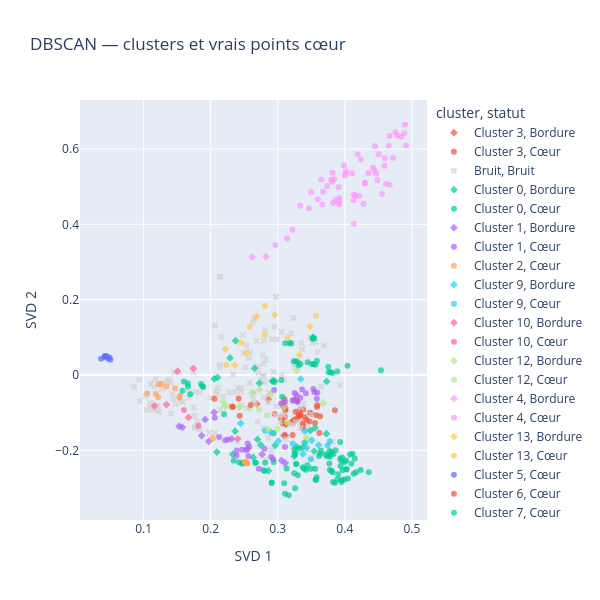

The notebook cell saved with this chart:
### Code cell
labels = resultats_finalistes["unigrammes"]["labels"]
coordonnees = projection_2d.fit_transform(matrice_tfidf_unigrammes)
visualisation = pd.DataFrame({
    "SVD 1": coordonnees[:, 0],
    "SVD 2": coordonnees[:, 1],
    "id": ids["id"].to_numpy(),
    "cluster": [
        "Bruit" if label == -1 else f"Cluster {label}"
        for label in labels
    ]
})
coeurs = np.zeros(len(labels), dtype=bool)
coeurs[dbscan_candidat.core_sample_indices_] = True

visualisation["statut"] = np.where(
    labels == -1,
    "Bruit",
    np.where(coeurs, "Cœur", "Bordure")
)

fig = px.scatter(
    visualisation,
    x="SVD 1",
    y="SVD 2",
    color="cluster",
    symbol="statut",
    symbol_map={"Cœur": "circle", "Bordure": "diamond", "Bruit": "x"},
    color_discrete_map={"Bruit": "lightgray"},
    hover_data=["id", "statut"],
    opacity=0.7,
    title="DBSCAN — clusters et vrais points cœur",
    height=600,
    width=600
)

fig.show()

### Figure 1 — Plotly figure (JSON) as saved in the notebook; plotly's stock layout.template omitted (floating-point values rounded to 4 significant figures; data arrays with more than 128 entries replaced by an {"elided": "..."} marker saying what was removed)
{"data": [{"customdata": [[1, "Bordure"], [106, "Bordure"], [117, "Bordure"], [196, "Bordure"], [263, "Bordure"], [264, "Bordure"], [378, "Bordure"], [477, "Bordure"], [494, "Bordure"], [495, "Bordure"]], "hovertemplate": "cluster=Cluster 3<br>statut=%{customdata[1]}<br>SVD 1=%{x}<br>SVD 2=%{y}<br>id=%{customdata[0]}<extra></extra>", "legendgroup": "Cluster 3, Bordure", "marker": {"color": "#EF553B", "opacity": 0.7, "symbol": "diamond"}, "mode": "markers", "name": "Cluster 3, Bordure", "orientation": "v", "showlegend": true, "type": "scatter", "x": [0.2689, 0.3239, 0.3248, 0.3202, 0.3113, 0.2859, 0.3094, 0.3123, 0.3314, 0.3088], "xaxis": "x", "y": [-0.07679, -0.1197, -0.1236, -0.1259, -0.1605, -0.0658, -0.1606, -0.1313, -0.111, -0.08513], "yaxis": "y"}, {"customdata": [[18, "Cœur"], [19, "Cœur"], [20, "Cœur"], [21, "Cœur"], [22, "Cœur"], [23, "Cœur"], [24, "Cœur"], [25, "Cœur"], [60, "Cœur"], [61, "Cœur"], [105, "Cœur"], [171, "Cœur"], [172, "Cœur"], [173, "Cœur"], [174, "Cœur"], [175, "Cœur"], [176, "Cœur"], [245, "Cœur"], [277, "Cœur"], [340, "Cœur"], [341, "Cœur"], [348, "Cœur"], [359, "Cœur"], [360, "Cœur"], [413, "Cœur"], [440, "Cœur"], [441, "Cœur"], [442, "Cœur"], [443, "Cœur"], [446, "Cœur"], [487, "Cœur"], [488, "Cœur"], [496, "Cœur"], [497, "Cœur"]], "hovertemplate": "cluster=Cluster 3<br>statut=%{customdata[1]}<br>SVD 1=%{x}<br>SVD 2=%{y}<br>id=%{customdata[0]}<extra></extra>", "legendgroup": "Cluster 3, Cœur", "marker": {"color": "#EF553B", "opacity": 0.7, "symbol": "circle"}, "mode": "markers", "name": "Cluster 3, Cœur", "orientation": "v", "showlegend": true, "type": "scatter", "x": [0.3621, 0.2955, 0.3504, 0.3585, 0.3331, 0.3315, 0.3481, 0.3369, 0.31, 0.3104, 0.3221, 0.3556, 0.3853, 0.3115, 0.3332, 0.3471, 0.3078, 0.3262, 0.3372, 0.3592, 0.3433, 0.329, 0.3339, 0.3381, 0.3081, 0.307, 0.3266, 0.3046, 0.3114, 0.3384, 0.3632, 0.3281, 0.3402, 0.3573], "xaxis": "x", "y": [-0.1543, -0.1035, -0.1037, -0.08532, -0.09321, -0.1056, -0.1004, -0.1407, -0.06449, -0.1107, -0.1595, -0.1276, -0.09376, -0.0944, -0.1073, -0.1235, -0.129, -0.06508, -0.128, -0.0804, -0.1196, -0.06976, -0.105, -0.09146, -0.07473, -0.1181, -0.09751, -0.1126, -0.08828, -0.1352, -0.1097, -0.1169, -0.1121, -0.1069], "yaxis": "y"}, {"customdata": {"elided": "136x2 mixed values"}, "hovertemplate": "cluster=Bruit<br>statut=%{customdata[1]}<br>SVD 1=%{x}<br>SVD 2=%{y}<br>id=%{customdata[0]}<extra></extra>", "legendgroup": "Bruit, Bruit", "marker": {"color": "lightgray", "opacity": 0.7, "symbol": "x"}, "mode": "markers", "name": "Bruit, Bruit", "orientation": "v", "showlegend": true, "type": "scatter", "x": {"elided": "136 float values"}, "xaxis": "x", "y": {"elided": "136 float values"}, "yaxis": "y"}, {"customdata": [[27, "Bordure"], [28, "Bordure"], [33, "Bordure"], [43, "Bordure"], [44, "Bordure"], [52, "Bordure"], [86, "Bordure"], [127, "Bordure"], [147, "Bordure"], [157, "Bordure"], [190, "Bordure"], [191, "Bordure"], [194, "Bordure"], [208, "Bordure"], [229, "Bordure"], [235, "Bordure"], [259, "Bordure"], [280, "Bordure"], [282, "Bordure"], [284, "Bordure"], [287, "Bordure"], [304, "Bordure"], [307, "Bordure"], [314, "Bordure"], [405, "Bordure"], [444, "Bordure"], [452, "Bordure"], [458, "Bordure"], [469, "Bordure"]], "hovertemplate": "cluster=Cluster 0<br>statut=%{customdata[1]}<br>SVD 1=%{x}<br>SVD 2=%{y}<br>id=%{customdata[0]}<extra></extra>", "legendgroup": "Cluster 0, Bordure", "marker": {"color": "#00cc96", "opacity": 0.7, "symbol": "diamond"}, "mode": "markers", "name": "Cluster 0, Bordure", "orientation": "v", "showlegend": true, "type": "scatter", "x": [0.2938, 0.2918, 0.2863, 0.3371, 0.2961, 0.3543, 0.233, 0.3528, 0.3405, 0.3259, 0.2725, 0.2372, 0.2053, 0.3784, 0.3728, 0.2655, 0.3557, 0.2746, 0.2092, 0.3487, 0.3726, 0.2364, 0.2288, 0.2103, 0.2635, 0.3284, 0.2957, 0.2698, 0.3247], "xaxis": "x", "y": [-0.01598, -0.01591, -0.254, -0.1921, -0.1872, -0.2022, -0.2104, 0.1008, -0.1786, -0.2068, -0.02215, 0.09085, -0.009936, -0.2126, -0.01698, 0.01793, -0.1404, -0.1859, -0.2048, -0.1476, -0.1557, -0.1491, 0.04523, -0.006391, -0.219, -0.191, -0.01734, -0.171, -0.2157], "yaxis": "y"}, {"customdata": {"elided": "99x2 mixed values"}, "hovertemplate": "cluster=Cluster 0<br>statut=%{customdata[1]}<br>SVD 1=%{x}<br>SVD 2=%{y}<br>id=%{customdata[0]}<extra></extra>", "legendgroup": "Cluster 0, Cœur", "marker": {"color": "#00cc96", "opacity": 0.7, "symbol": "circle"}, "mode": "markers", "name": "Cluster 0, Cœur", "orientation": "v", "showlegend": true, "type": "scatter", "x": [0.3995, 0.3853, 0.4024, 0.4357, 0.3771, 0.3951, 0.3535, 0.4538, 0.2467, 0.3267, 0.3996, 0.3299, 0.2807, 0.3442, 0.3802, 0.2669, 0.3176, 0.3111, 0.3541, 0.3969, 0.3761, 0.3814, 0.4135, 0.3108, 0.3559, 0.3901, 0.3616, 0.2342, 0.3891, 0.3338, 0.3644, 0.3774, 0.3067, 0.2789, 0.3247, 0.3632, 0.4169, 0.3277, 0.3097, 0.3803, 0.4148, 0.4025, 0.3776, 0.383, 0.3864, 0.4046, 0.2939, 0.3388, 0.3566, 0.291, 0.3165, 0.3372, 0.2813, 0.331, 0.395, 0.3888, 0.373, 0.3961, 0.3824, 0.3753, 0.291, 0.4079, 0.4114, 0.393, 0.3938, 0.4236, 0.3788, 0.2669, 0.2479, 0.3817, 0.3275, 0.3246, 0.3258, 0.3259, 0.3422, 0.3568, 0.3198, 0.3527, 0.3521, 0.3582, 0.3133, 0.2938, 0.3316, 0.3955, 0.3931, 0.3054, 0.3769, 0.3508, 0.356, 0.2422, 0.3715, 0.324, 0.3292, 0.3445, 0.4021, 0.4098, 0.3496, 0.3583, 0.404], "xaxis": "x", "y": [-0.2778, -0.2859, -0.2512, -0.2585, -0.2015, -0.2286, 0.02887, 0.01253, -0.236, 0.03624, -0.2307, -0.2663, -0.2547, -0.2399, -0.2539, -0.233, 0.08521, 0.08417, 0.09776, -0.2526, 0.007096, 0.005191, -0.2619, -0.3154, -0.2493, -0.2633, -0.2149, -0.2278, -0.2766, 0.02961, -0.2006, -0.2171, -0.05746, -0.2528, -0.2608, -0.209, -0.2583, -0.2364, -0.2875, -0.2048, -0.2217, -0.2496, -0.2523, -0.2096, -0.1995, -0.2746, -0.1544, -0.2483, -0.2782, -0.2858, -0.3193, -0.245, -0.2332, 0.02539, -0.2844, 0.009496, -0.2159, -0.2192, -0.2842, 0.02109, -0.2858, -0.2114, -0.2091, -0.2224, -0.2419, -0.2523, 0.00701, -0.233, -0.2336, -0.2583, -0.2366, -0.1972, -0.301, -0.2102, -0.2514, -0.2782, 0.0837, 0.09623, 0.09692, -0.2716, -0.2484, -0.2309, -0.1953, -0.2781, -0.1777, -0.01357, -0.2353, 0.02896, 0.02708, -0.2314, -0.2104, 0.03633, 0.03446, 0.03383, -0.2267, -0.2354, -0.2488, 0.03762, 0.02464], "yaxis": "y"}, {"customdata": [[42, "Bordure"], [53, "Bordure"], [54, "Bordure"], [55, "Bordure"], [83, "Bordure"], [93, "Bordure"], [131, "Bordure"], [421, "Bordure"], [431, "Bordure"], [472, "Bordure"]], "hovertemplate": "cluster=Cluster 1<br>statut=%{customdata[1]}<br>SVD 1=%{x}<br>SVD 2=%{y}<br>id=%{customdata[0]}<extra></extra>", "legendgroup": "Cluster 1, Bordure", "marker": {"color": "#ab63fa", "opacity": 0.7, "symbol": "diamond"}, "mode": "markers", "name": "Cluster 1, Bordure", "orientation": "v", "showlegend": true, "type": "scatter", "x": [0.1578, 0.2766, 0.2051, 0.3112, 0.1971, 0.2312, 0.1865, 0.1529, 0.1917, 0.3057], "xaxis": "x", "y": [-0.1389, -0.2107, -0.09947, -0.2334, -0.1761, -0.1695, -0.1608, -0.1361, -0.118, -0.2269], "yaxis": "y"}, {"customdata": [[7, "Cœur"], [31, "Cœur"], [84, "Cœur"], [94, "Cœur"], [104, "Cœur"], [354, "Cœur"], [368, "Cœur"], [389, "Cœur"], [393, "Cœur"], [394, "Cœur"], [403, "Cœur"], [430, "Cœur"], [436, "Cœur"], [437, "Cœur"], [456, "Cœur"], [464, "Cœur"], [486, "Cœur"]], "hovertemplate": "cluster=Cluster 1<br>statut=%{customdata[1]}<br>SVD 1=%{x}<br>SVD 2=%{y}<br>id=%{customdata[0]}<extra></extra>", "legendgroup": "Cluster 1, Cœur", "marker": {"color": "#ab63fa", "opacity": 0.7, "symbol": "circle"}, "mode": "markers", "name": "Cluster 1, Cœur", "orientation": "v", "showlegend": true, "type": "scatter", "x": [0.3108, 0.2527, 0.2387, 0.2126, 0.2551, 0.2932, 0.2469, 0.2561, 0.2575, 0.2385, 0.2719, 0.206, 0.2548, 0.2902, 0.2257, 0.2802, 0.2218], "xaxis": "x", "y": [-0.1914, -0.1991, -0.2004, -0.1644, -0.1817, -0.2235, -0.1988, -0.215, -0.1903, -0.2135, -0.2487, -0.1132, -0.1968, -0.218, -0.1712, -0.1956, -0.173], "yaxis": "y"}, {"customdata": [[8, "Cœur"], [219, "Cœur"], [220, "Cœur"], [240, "Cœur"], [254, "Cœur"], [255, "Cœur"], [261, "Cœur"], [262, "Cœur"], [291, "Cœur"]], "hovertemplate": "cluster=Cluster 2<br>statut=%{customdata[1]}<br>SVD 1=%{x}<br>SVD 2=%{y}<br>id=%{customdata[0]}<extra></extra>", "legendgroup": "Cluster 2, Cœur", "marker": {"color": "#FFA15A", "opacity": 0.7, "symbol": "circle"}, "mode": "markers", "name": "Cluster 2, Cœur", "orientation": "v", "showlegend": true, "type": "scatter", "x": [0.1267, 0.1053, 0.118, 0.1539, 0.1533, 0.1217, 0.1471, 0.1342, 0.1223], "xaxis": "x", "y": [-0.02316, -0.04916, -0.05018, -0.05533, -0.06027, -0.05889, -0.03502, -0.03036, -0.02529], "yaxis": "y"}, {"customdata": [[12, "Bordure"], [30, "Bordure"], [46, "Bordure"], [100, "Bordure"], [395, "Bordure"], [408, "Bordure"], [465, "Bordure"], [466, "Bordure"]], "hovertemplate": "cluster=Cluster 9<br>statut=%{customdata[1]}<br>SVD 1=%{x}<br>SVD 2=%{y}<br>id=%{customdata[0]}<extra></extra>", "legendgroup": "Cluster 9, Bordure", "marker": {"color": "#19d3f3", "opacity": 0.7, "symbol": "diamond"}, "mode": "markers", "name": "Cluster 9, Bordure", "orientation": "v", "showlegend": true, "type": "scatter", "x": [0.3375, 0.3344, 0.3431, 0.3508, 0.361, 0.3009, 0.2447, 0.2895], "xaxis": "x", "y": [-0.2099, -0.01067, -0.1932, -0.1732, -0.186, -0.1754, -0.1283, -0.151], "yaxis": "y"}, {"customdata": [[92, "Cœur"], [146, "Cœur"], [312, "Cœur"], [325, "Cœur"], [402, "Cœur"], [428, "Cœur"]], "hovertemplate": "cluster=Cluster 9<br>statut=%{customdata[1]}<br>SVD 1=%{x}<br>SVD 2=%{y}<br>id=%{customdata[0]}<extra></extra>", "legendgroup": "Cluster 9, Cœur", "marker": {"color": "#19d3f3", "opacity": 0.7, "symbol": "circle"}, "mode": "markers", "name": "Cluster 9, Cœur", "orientation": "v", "showlegend": true, "type": "scatter", "x": [0.3776, 0.3744, 0.3225, 0.3404, 0.3492, 0.2811], "xaxis": "x", "y": [-0.176, -0.1873, -0.1827, -0.1491, -0.224, -0.1477], "yaxis": "y"}, {"customdata": [[13, "Bordure"], [74, "Bordure"], [149, "Bordure"], [344, "Bordure"], [425, "Bordure"], [449, "Bordure"]], "hovertemplate": "cluster=Cluster 10<br>statut=%{customdata[1]}<br>SVD 1=%{x}<br>SVD 2=%{y}<br>id=%{customdata[0]}<extra></extra>", "legendgroup": "Cluster 10, Bordure", "marker": {"color": "#FF6692", "opacity": 0.7, "symbol": "diamond"}, "mode": "markers", "name": "Cluster 10, Bordure", "orientation": "v", "showlegend": true, "type": "scatter", "x": [0.2404, 0.1742, 0.1341, 0.1161, 0.167, 0.1506], "xaxis": "x", "y": [-0.1696, 0.01746, -0.07862, -0.08171, -0.1126, 0.009971], "yaxis": "y"}, {"customdata": [[135, "Cœur"], [479, "Cœur"]], "hovertemplate": "cluster=Cluster 10<br>statut=%{customdata[1]}<br>SVD 1=%{x}<br>SVD 2=%{y}<br>id=%{customdata[0]}<extra></extra>", "legendgroup": "Cluster 10, Cœur", "marker": {"color": "#FF6692", "opacity": 0.7, "symbol": "circle"}, "mode": "markers", "name": "Cluster 10, Cœur", "orientation": "v", "showlegend": true, "type": "scatter", "x": [0.1816, 0.1601], "xaxis": "x", "y": [-0.1349, -0.09279], "yaxis": "y"}, {"customdata": [[14, "Bordure"], [66, "Bordure"], [180, "Bordure"], [279, "Bordure"], [321, "Bordure"], [374, "Bordure"], [459, "Bordure"], [474, "Bordure"], [475, "Bordure"]], "hovertemplate": "cluster=Cluster 12<br>statut=%{customdata[1]}<br>SVD 1=%{x}<br>SVD 2=%{y}<br>id=%{customdata[0]}<extra></extra>", "legendgroup": "Cluster 12, Bordure", "marker": {"color": "#B6E880", "opacity": 0.7, "symbol": "diamond"}, "mode": "markers", "name": "Cluster 12, Bordure", "orientation": "v", "showlegend": true, "type": "scatter", "x": [0.2185, 0.29, 0.3679, 0.3284, 0.3093, 0.2427, 0.2213, 0.2733, 0.2623], "xaxis": "x", "y": [-0.07185, -0.05205, -0.0744, 0.01119, -0.08589, -0.08511, -0.08324, -0.03938, -0.04629], "yaxis": "y"}, {"customdata": [[160, "Cœur"], [161, "Cœur"], [166, "Cœur"], [230, "Cœur"], [309, "Cœur"], [460, "Cœur"], [461, "Cœur"]], "hovertemplate": "cluster=Cluster 12<br>statut=%{customdata[1]}<br>SVD 1=%{x}<br>SVD 2=%{y}<br>id=%{customdata[0]}<extra></extra>", "legendgroup": "Cluster 12, Cœur", "marker": {"color": "#B6E880", "opacity": 0.7, "symbol": "circle"}, "mode": "markers", "name": "Cluster 12, Cœur", "orientation": "v", "showlegend": true, "type": "scatter", "x": [0.2996, 0.3424, 0.2855, 0.2577, 0.314, 0.284, 0.2723], "xaxis": "x", "y": [-0.143, -0.1659, -0.1442, -0.08764, -0.1255, -0.1076, -0.09196], "yaxis": "y"}, {"customdata": [[152, "Bordure"], [377, "Bordure"]], "hovertemplate": "cluster=Cluster 4<br>statut=%{customdata[1]}<br>SVD 1=%{x}<br>SVD 2=%{y}<br>id=%{customdata[0]}<extra></extra>", "legendgroup": "Cluster 4, Bordure", "marker": {"color": "#FF97FF", "opacity": 0.7, "symbol": "diamond"}, "mode": "markers", "name": "Cluster 4, Bordure", "orientation": "v", "showlegend": true, "type": "scatter", "x": [0.2823, 0.262], "xaxis": "x", "y": [0.3144, 0.3127], "yaxis": "y"}, {"customdata": [[26, "Cœur"], [36, "Cœur"], [41, "Cœur"], [56, "Cœur"], [58, "Cœur"], [63, "Cœur"], [64, "Cœur"], [65, "Cœur"], [68, "Cœur"], [71, "Cœur"], [72, "Cœur"], [73, "Cœur"], [95, "Cœur"], [98, "Cœur"], [102, "Cœur"], [103, "Cœur"], [116, "Cœur"], [122, "Cœur"], [124, "Cœur"], [138, "Cœur"], [139, "Cœur"], [144, "Cœur"], [151, "Cœur"], [167, "Cœur"], [169, "Cœur"], [170, "Cœur"], [177, "Cœur"], [178, "Cœur"], [185, "Cœur"], [237, "Cœur"], [239, "Cœur"], [276, "Cœur"], [288, "Cœur"], [289, "Cœur"], [315, "Cœur"], [322, "Cœur"], [333, "Cœur"], [334, "Cœur"], [335, "Cœur"], [336, "Cœur"], [347, "Cœur"], [366, "Cœur"], [372, "Cœur"], [373, "Cœur"], [397, "Cœur"], [423, "Cœur"], [432, "Cœur"], [433, "Cœur"], [447, "Cœur"], [448, "Cœur"], [467, "Cœur"], [470, "Cœur"], [471, "Cœur"], [476, "Cœur"], [489, "Cœur"], [491, "Cœur"], [493, "Cœur"]], "hovertemplate": "cluster=Cluster 4<br>statut=%{customdata[1]}<br>SVD 1=%{x}<br>SVD 2=%{y}<br>id=%{customdata[0]}<extra></extra>", "legendgroup": "Cluster 4, Cœur", "marker": {"color": "#FF97FF", "opacity": 0.7, "symbol": "circle"}, "mode": "markers", "name": "Cluster 4, Cœur", "orientation": "v", "showlegend": true, "type": "scatter", "x": [0.3676, 0.4668, 0.384, 0.4193, 0.416, 0.4129, 0.4138, 0.3921, 0.3798, 0.3336, 0.3649, 0.4612, 0.4019, 0.4781, 0.4351, 0.2965, 0.4898, 0.3141, 0.4755, 0.4841, 0.4, 0.428, 0.3219, 0.4668, 0.459, 0.4301, 0.3466, 0.3663, 0.447, 0.4422, 0.3915, 0.4597, 0.3826, 0.4721, 0.4301, 0.4887, 0.3816, 0.381, 0.4555, 0.4109, 0.4488, 0.4134, 0.4239, 0.4911, 0.391, 0.3497, 0.3862, 0.3916, 0.3597, 0.3737, 0.4503, 0.3987, 0.4017, 0.4446, 0.4216, 0.4654, 0.445], "xaxis": "x", "y": [0.4865, 0.6347, 0.52, 0.5856, 0.4757, 0.4642, 0.4794, 0.4701, 0.5186, 0.4496, 0.5192, 0.5076, 0.5349, 0.6364, 0.5362, 0.345, 0.6644, 0.3622, 0.6447, 0.6325, 0.5294, 0.4545, 0.3855, 0.5042, 0.5555, 0.5101, 0.4425, 0.4526, 0.5341, 0.5507, 0.4531, 0.5753, 0.4564, 0.5768, 0.5094, 0.642, 0.537, 0.5133, 0.4808, 0.5357, 0.5167, 0.4014, 0.572, 0.6093, 0.4985, 0.4852, 0.4645, 0.4609, 0.4668, 0.5019, 0.5864, 0.5572, 0.5411, 0.5426, 0.4761, 0.6088, 0.6074], "yaxis": "y"}, {"customdata": [[47, "Bordure"], [128, "Bordure"], [183, "Bordure"], [248, "Bordure"], [249, "Bordure"], [297, "Bordure"], [311, "Bordure"]], "hovertemplate": "cluster=Cluster 13<br>statut=%{customdata[1]}<br>SVD 1=%{x}<br>SVD 2=%{y}<br>id=%{customdata[0]}<extra></extra>", "legendgroup": "Cluster 13, Bordure", "marker": {"color": "#FECB52", "opacity": 0.7, "symbol": "diamond"}, "mode": "markers", "name": "Cluster 13, Bordure", "orientation": "v", "showlegend": true, "type": "scatter", "x": [0.3324, 0.348, 0.2361, 0.3149, 0.2955, 0.2219, 0.2532], "xaxis": "x", "y": [0.0527, 0.1283, 0.02603, 0.09934, 0.1597, 0.06861, 0.05914], "yaxis": "y"}, {"customdata": [[162, "Cœur"], [296, "Cœur"], [298, "Cœur"], [310, "Cœur"], [337, "Cœur"], [345, "Cœur"], [346, "Cœur"]], "hovertemplate": "cluster=Cluster 13<br>statut=%{customdata[1]}<br>SVD 1=%{x}<br>SVD 2=%{y}<br>id=%{customdata[0]}<extra></extra>", "legendgroup": "Cluster 13, Cœur", "marker": {"color": "#FECB52", "opacity": 0.7, "symbol": "circle"}, "mode": "markers", "name": "Cluster 13, Cœur", "orientation": "v", "showlegend": true, "type": "scatter", "x": [0.2452, 0.2809, 0.2581, 0.2805, 0.357, 0.2234, 0.2682], "xaxis": "x", "y": [0.08543, 0.1829, 0.1275, 0.1071, 0.1574, 0.02637, 0.1557], "yaxis": "y"}, {"customdata": [[48, "Cœur"], [69, "Cœur"], [238, "Cœur"], [319, "Cœur"], [332, "Cœur"], [371, "Cœur"], [396, "Cœur"], [490, "Cœur"]], "hovertemplate": "cluster=Cluster 5<br>statut=%{customdata[1]}<br>SVD 1=%{x}<br>SVD 2=%{y}<br>id=%{customdata[0]}<extra></extra>", "legendgroup": "Cluster 5, Cœur", "marker": {"color": "#636efa", "opacity": 0.7, "symbol": "circle"}, "mode": "markers", "name": "Cluster 5, Cœur", "orientation": "v", "showlegend": true, "type": "scatter", "x": [0.04223, 0.04164, 0.04416, 0.03655, 0.04497, 0.04907, 0.05053, 0.04701], "xaxis": "x", "y": [0.05046, 0.04802, 0.05046, 0.0432, 0.04787, 0.04667, 0.04024, 0.04368], "yaxis": "y"}, {"customdata": [[75, "Cœur"], [77, "Cœur"], [195, "Cœur"], [226, "Cœur"], [361, "Cœur"], [418, "Cœur"]], "hovertemplate": "cluster=Cluster 6<br>statut=%{customdata[1]}<br>SVD 1=%{x}<br>SVD 2=%{y}<br>id=%{customdata[0]}<extra></extra>", "legendgroup": "Cluster 6, Cœur", "marker": {"color": "#EF553B", "opacity": 0.7, "symbol": "circle"}, "mode": "markers", "name": "Cluster 6, Cœur", "orientation": "v", "showlegend": true, "type": "scatter", "x": [0.2434, 0.2327, 0.2597, 0.2417, 0.2325, 0.2055], "xaxis": "x", "y": [-0.1081, -0.08389, -0.07954, -0.06246, -0.08482, -0.06281], "yaxis": "y"}, {"customdata": [[79, "Cœur"], [80, "Cœur"], [81, "Cœur"], [148, "Cœur"], [338, "Cœur"], [339, "Cœur"], [383, "Cœur"], [385, "Cœur"], [457, "Cœur"]], "hovertemplate": "cluster=Cluster 7<br>statut=%{customdata[1]}<br>SVD 1=%{x}<br>SVD 2=%{y}<br>id=%{customdata[0]}<extra></extra>", "legendgroup": "Cluster 7, Cœur", "marker": {"color": "#00cc96", "opacity": 0.7, "symbol": "circle"}, "mode": "markers", "name": "Cluster 7, Cœur", "orientation": "v", "showlegend": true, "type": "scatter", "x": [0.1579, 0.1657, 0.1856, 0.1876, 0.1601, 0.1697, 0.189, 0.22, 0.1661], "xaxis": "x", "y": [-0.0419, -0.02192, -0.02398, -0.02981, -0.01758, -0.05136, -0.03219, -0.104, -0.03056], "yaxis": "y"}, {"customdata": [[87, "Cœur"], [88, "Cœur"], [89, "Cœur"], [90, "Cœur"], [200, "Cœur"], [201, "Cœur"], [202, "Cœur"], [203, "Cœur"], [260, "Cœur"], [265, "Cœur"], [266, "Cœur"], [269, "Cœur"], [270, "Cœur"], [406, "Cœur"], [407, "Cœur"]], "hovertemplate": "cluster=Cluster 8<br>statut=%{customdata[1]}<br>SVD 1=%{x}<br>SVD 2=%{y}<br>id=%{customdata[0]}<extra></extra>", "legendgroup": "Cluster 8, Cœur", "marker": {"color": "#ab63fa", "opacity": 0.7, "symbol": "circle"}, "mode": "markers", "name": "Cluster 8, Cœur", "orientation": "v", "showlegend": true, "type": "scatter", "x": [0.3583, 0.359, 0.3548, 0.353, 0.342, 0.3225, 0.3283, 0.2947, 0.3296, 0.3336, 0.3108, 0.3251, 0.3232, 0.3049, 0.3364], "xaxis": "x", "y": [-0.06301, -0.04704, -0.04509, -0.03706, -0.04875, -0.06715, -0.05393, -0.0399, -0.07123, -0.06062, -0.07269, -0.04814, -0.06849, -0.07545, -0.03824], "yaxis": "y"}, {"customdata": [[150, "Cœur"], [153, "Cœur"], [154, "Cœur"], [355, "Cœur"], [367, "Cœur"], [455, "Cœur"], [468, "Cœur"]], "hovertemplate": "cluster=Cluster 11<br>statut=%{customdata[1]}<br>SVD 1=%{x}<br>SVD 2=%{y}<br>id=%{customdata[0]}<extra></extra>", "legendgroup": "Cluster 11, Cœur", "marker": {"color": "#FFA15A", "opacity": 0.7, "symbol": "circle"}, "mode": "markers", "name": "Cluster 11, Cœur", "orientation": "v", "showlegend": true, "type": "scatter", "x": [0.2032, 0.253, 0.254, 0.251, 0.2516, 0.2548, 0.2518], "xaxis": "x", "y": [-0.168, -0.2321, -0.2329, -0.2313, -0.2318, -0.2351, -0.2325], "yaxis": "y"}], "layout": {"height": 600, "legend": {"title": {"text": "cluster, statut"}, "tracegroupgap": 0}, "title": {"text": "DBSCAN — clusters et vrais points cœur"}, "width": 600, "xaxis": {"anchor": "y", "domain": [0, 1], "title": {"text": "SVD 1"}}, "yaxis": {"anchor": "x", "domain": [0, 1], "title": {"text": "SVD 2"}}}}
